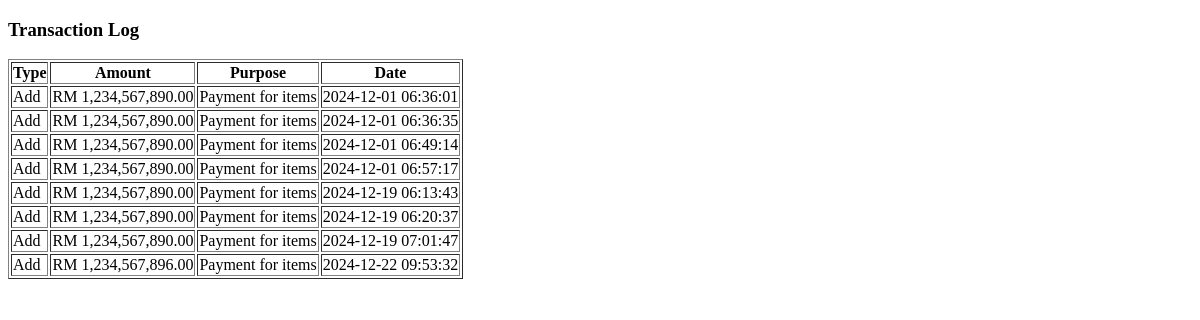
The page /fundsale on the database as committed earlier.
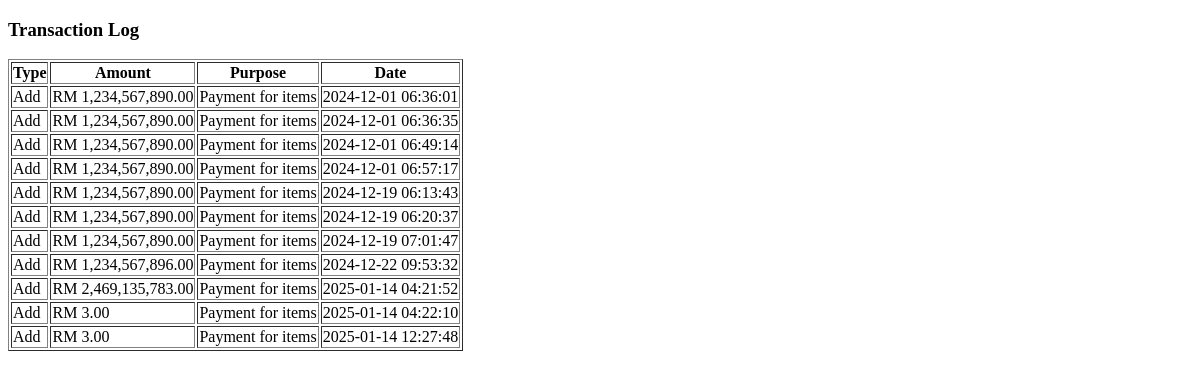
The same page on the database as committed later.
### main.py (models this page shows)
class Money(db.Model):
    id = db.Column(db.Integer, primary_key=True)
    type = db.Column(db.String(10))  # 'Add' or 'Subtract'
    amount = db.Column(db.Float, nullable=False)
    purpose = db.Column(db.String(255), nullable=False)
    date = db.Column(db.DateTime, default=datetime)

### main.py (the view)
@tandtweb.route('/fundsale', methods=['GET'])
def view_sale():
    transactions = Money.query.filter(Money.purpose == 'Payment for items').all()
    return render_template('fundsale.html', transactions=transactions)

### templates/fundsale.html (shortened to what this page needs)
<!DOCTYPE html>
<html lang="en">
<head>
</head>
<body>
    <h3>Transaction Log</h3>
    {% if transactions %}
    <table border="1">
        <thead>
            <tr>
                <th>Type</th>
                <th>Amount</th>
                <th>Purpose</th>
                <th>Date</th>
            </tr>
        </thead>
        <tbody>
            {% for transaction in transactions %}
            <tr>
                <td>{{ transaction.type }}</td>
                <td>RM {{ "{:,.2f}".format(transaction.amount) }}</td>
                <td>{{ transaction.purpose }}</td>
                <td>{{ transaction.date.strftime('%Y-%m-%d %H:%M:%S') }}</td>
            </tr>
            {% endfor %}
        </tbody>
    </table>
    {% else %}
    <p>No transactions to display.</p>
    {% endif %}
</body>
</html>

Rows that differ between the two databases and show on the page:
added Money: amount "2,469,135,783.00"
added Money: amount "3.00"
added Money: amount "3.00"
